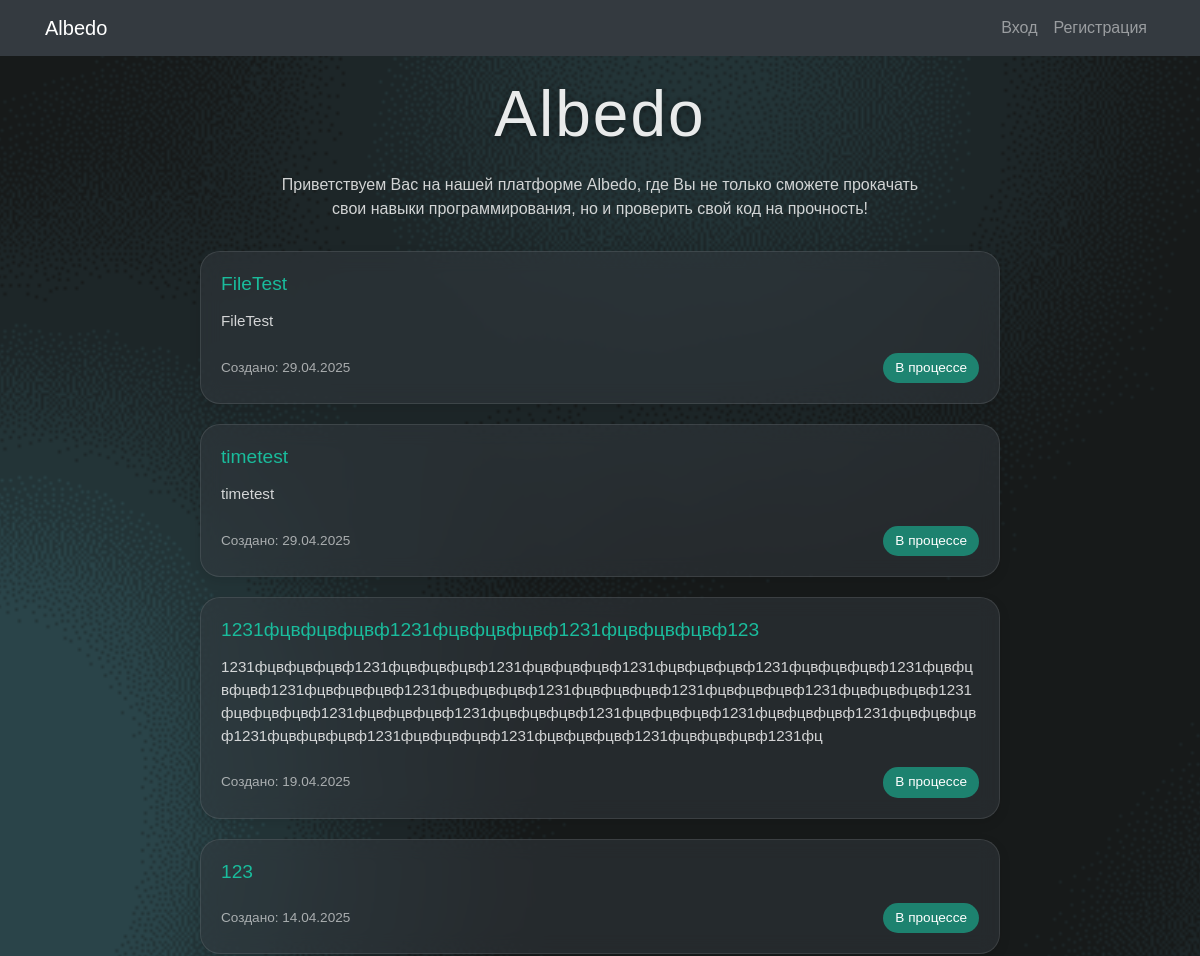
The app's page / (upper part), older data.
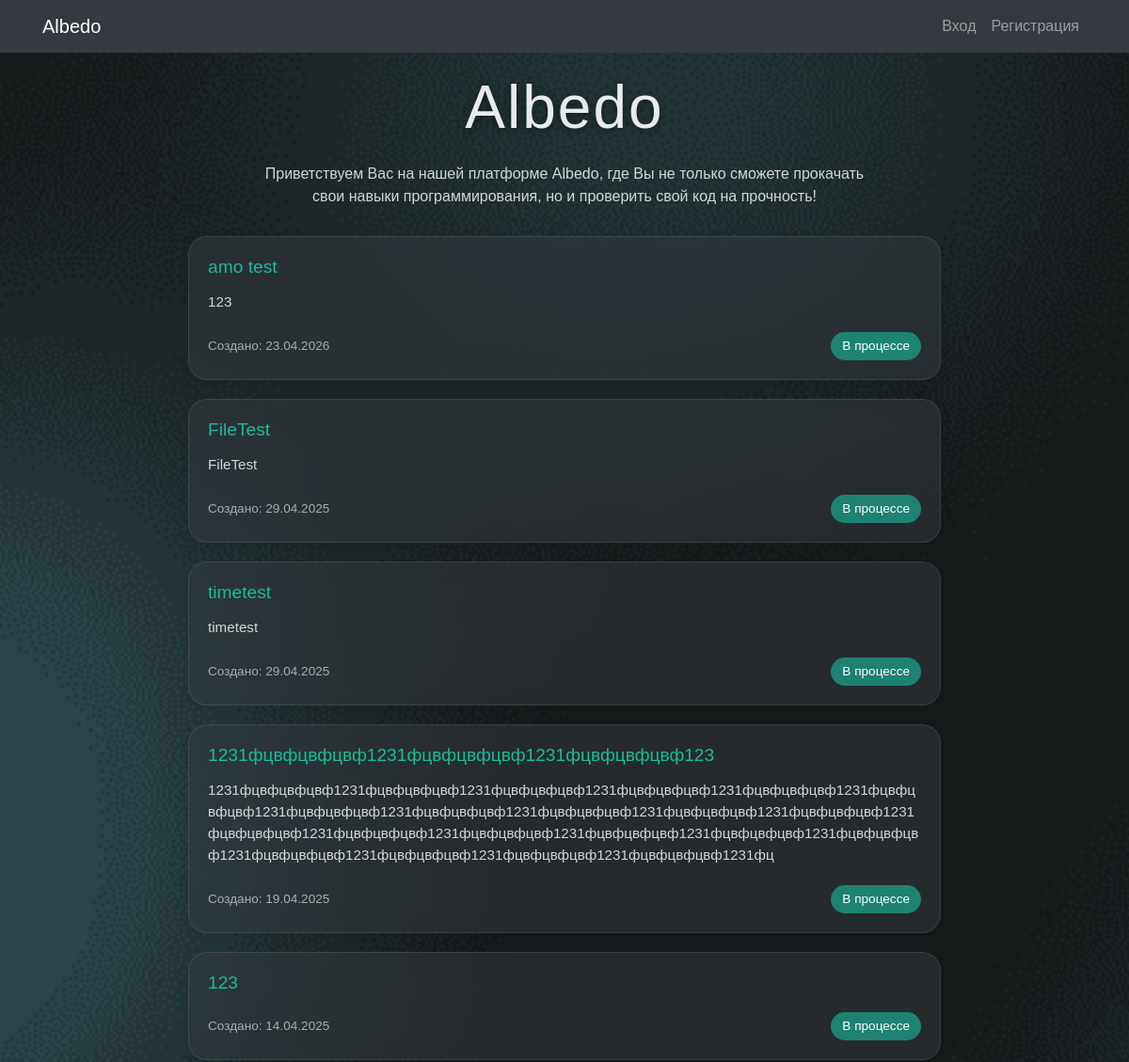
The same page, newer data.
### albedo/models.py (models this page shows, shortened)
class Event(models.Model):
    STATUS_CHOICES = (
        ('in_progress', 'В процессе'),
        ('closed', 'Закрыто'),
    )
    title = models.CharField(max_length=28, verbose_name="Заголовок")
    description = models.TextField(blank=True, max_length=300, verbose_name="Описание")
    created_at = models.DateTimeField(auto_now_add=True, verbose_name="Дата создания")
    status = models.CharField(
        max_length=11,
        choices=STATUS_CHOICES,
        default='in_progress',
        verbose_name="Статус"
    )
    limit_date = models.DateTimeField(null=True, blank=True, verbose_name="Срок сдачи")
    user = models.ForeignKey(
        User,
        on_delete=models.CASCADE,
        related_name='events',
        verbose_name="Пользователь"
    )
    file = models.ForeignKey(
        File,
        on_delete=models.SET_NULL,
        null=True,
        blank=True,
        related_name='events',
        verbose_name="Файл"
    )
    class Meta:
        verbose_name = "Событие"
        verbose_name_plural = "События"

### albedo/views.py (the view)
# urls.py: path('', views.home, name='home'),
def home(request):
    events = Event.objects.filter(user__active=True).order_by('-status', '-created_at')
    return render(request, 'albedo/home.html', {'events': events})

### albedo/templates/albedo/home.html (shortened to what this page needs)
{% extends 'albedo/base.html' %}
{% load static %}
{% block content %}
<div style="padding-top: 20px;">
    <h1 style="text-align: center; color: white; font-size: 4rem; margin-bottom: 20px; text-shadow: 0 2px 10px rgba(0,0,0,0.5); font-weight: 100; letter-spacing: 2px; opacity: 0.9;">
        Albedo
    </h1>
    <p style="text-align: center; color: rgba(255,255,255,0.8); max-width: 650px; margin: 0 auto 30px auto; line-height: 1.5; font-size: 1rem;">
        Приветствуем Вас на нашей платформе Albedo, где Вы не только сможете прокачать свои навыки программирования, но и проверить свой код на прочность!
    </p>
</div>
{% for event in events %}
<div style="background-color: rgba(52, 58, 64, 0.5); border-radius: 20px; padding: 20px; max-width: 800px; margin: 0 auto 20px auto; backdrop-filter: blur(10px); border: 1px solid rgba(255,255,255,0.1); box-shadow: 0 4px 12px rgba(0,0,0,0.1);">
    <h5 style="margin-top: 0; margin-bottom: 15px; font-size: 1.2rem;">
        <a href="{% url 'event_detail' event.id %}" style="color: #1ABC9C; text-decoration: none; font-weight: 400;">{{ event.title }}</a>
    </h5>
    <p style="color: rgba(255,255,255,0.8); margin-bottom: 20px; line-height: 1.5; font-size: 0.95rem; word-break: break-word;">{{ event.description|truncatewords:30 }}</p>
    <div style="display: flex; justify-content: space-between; align-items: center;">
        <small style="color: rgba(255,255,255,0.6); font-size: 0.85rem;">Создано: {{ event.created_at|date:"d.m.Y" }}</small>
        <span style="display: inline-block; padding: 5px 12px; border-radius: 15px; font-size: 0.85rem; background-color: {% if event.status %}rgba(26, 188, 156, 0.6){% else %}rgba(108, 117, 125, 0.6){% endif %}; color: white; font-weight: 400;">
            {{ event.get_status_display }}
        </span>
    </div>
</div>
{% endfor %}
{% endblock %}

Row changes from the older to the newer data that the page shows:
added Event: title "amo test", description "123", created_at "23.04.2026", status "В процессе"
